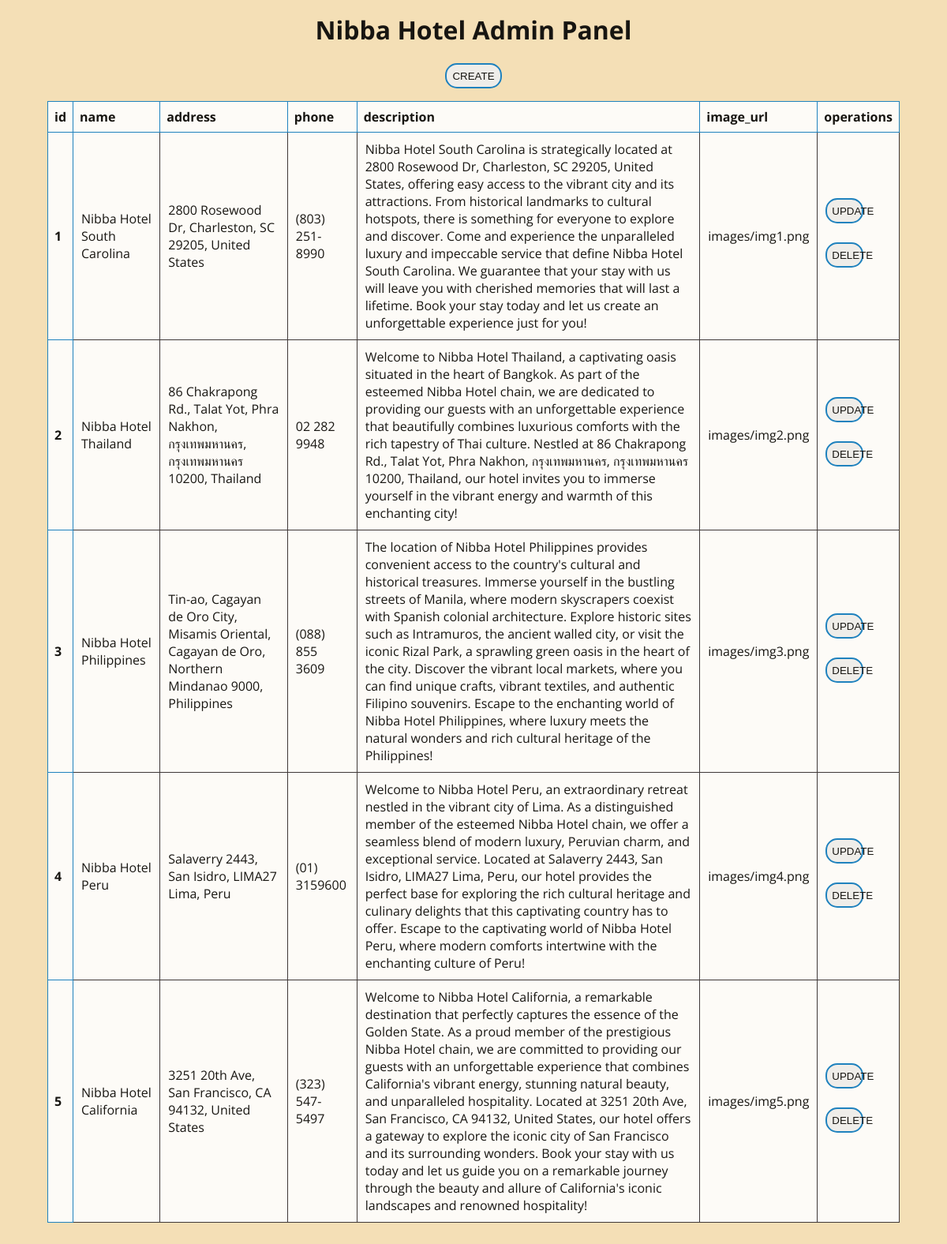
Page /admin-panel.php on the committed database.
### tables this page shows
CREATE TABLE `hotels` (
  `id` int(11) NOT NULL,
  `name` varchar(255) NOT NULL,
  `address` varchar(255) NOT NULL,
  `phone` varchar(20) NOT NULL,
  `description` text NOT NULL,
  `image_url` varchar(255) NOT NULL
);

### scripts/read.php (the view, shortened to what this page needs)
<?php
$host = 'localhost';
$dbusername = 'root';
$dbpassword = '';
$dbname = 'hotel_booking';
$conn = mysqli_connect($host, $dbusername, $dbpassword, $dbname);
$query = "SELECT * FROM hotels";
$result = $conn->query($query);
while ($row = $result->fetch_assoc()) {
    $id = $row['id'];
    $name = $row['name'];
    $address = $row['address'];
    $phone = $row['phone'];
    $description = $row['description'];
    $image_url = $row['image_url'];
    echo
    '<tr>
        <th scope="row">' . $id . '</th>
        <td>'. $name .'</td>
        <td>'. $address .' </td>
        <td>'. $phone .' </td>
        <td>'. $description .' </td>
        <td>'. $image_url .'</td>
        <td>
            <form id="uform-id-'. $id .'" action="update.php" method="post">
                <input type="hidden" name="hid" value="'. $id .'">
                <button type="submit" form="uform-id-'. $id .'">UPDATE</button>
            </form>
            <form id="dform-id-'. $id .'" action="scripts/delete.php" method="post">
                <input type="hidden" name="hid" value="'. $id .'">
                <button type="submit" form="dform-id-'. $id .'">DELETE</button>
            </form>
        </td>
    </tr>';
}
?>

### css/panel.css (style rules this page uses)
body { margin: 0; padding: 0; background-color: #f4dfb6; }
.admin-table th { padding: 8px; background-color: #FFFFFF; border: 1px solid #0978bf; text-align: left; }
.admin-table td { padding: 10px; background-color: #FFFFFF; border: 1px solid #2c272b; }
.admin-table td form button { height: 4vh; width: 4vw; margin-top: 1vh; margin-bottom: 2vh; border-color: #0978bf; border-radius: 15px; border-style: solid; outline: none; cursor: pointer; }

### rows in the picture
hotels: id "1", name "Nibba Hotel South Carolina", address "2800 Rosewood Dr, Charleston, SC 29205, United States", phone "(803) 251-8990", description "Nibba Hotel South Carolina is strategically located at 2800 Rosewood Dr, Charleston, SC 29205, United States, offering easy access to the vibrant city and its attractions. From historical landmarks to cultural hotspots, there is something for everyone to explore and discover. Come and experience the unparalleled luxury and impeccable service that define Nibba Hotel South Carolina. We guarantee that your stay with us will leave you with cherished memories that will last a lifetime. Book your stay today and let us create an unforgettable experience just for you!", image_url "images/img1.png"
hotels: id "2", name "Nibba Hotel Thailand", address "86 Chakrapong Rd., Talat Yot, Phra Nakhon, กรุงเทพมหานคร, กรุงเทพมหานคร 10200, Thailand", phone "02 282 9948", description "Welcome to Nibba Hotel Thailand, a captivating oasis situated in the heart of Bangkok. As part of the esteemed Nibba Hotel chain, we are dedicated to providing our guests with an unforgettable experience that beautifully combines luxurious comforts with the rich tapestry of Thai culture. Nestled at 86 Chakrapong Rd., Talat Yot, Phra Nakhon, กรุงเทพมหานคร, กรุงเทพมหานคร 10200, Thailand, our hotel invites you to immerse yourself in the vibrant energy and warmth of this enchanting city!", image_url "images/img2.png"
hotels: id "3", name "Nibba Hotel Philippines", address "Tin-ao, Cagayan de Oro City, Misamis Oriental, Cagayan de Oro, Northern Mindanao 9000, Philippines", phone "(088) 855 3609", description "The location of Nibba Hotel Philippines provides convenient access to the country's cultural and historical treasures. Immerse yourself in the bustling streets of Manila, where modern skyscrapers coexist with Spanish colonial architecture. Explore historic sites such as Intramuros, the ancient walled city, or visit the iconic Rizal Park, a sprawling green oasis in the heart of the city. Discover the vibrant local markets, where you can find unique crafts, vibrant textiles, and authentic Filipino souvenirs. Escape to the enchanting world of Nibba Hotel Philippines, where luxury meets the natural wonders and rich cultural heritage of the Philippines!", image_url "images/img3.png"
hotels: id "4", name "Nibba Hotel Peru", address "Salaverry 2443, San Isidro, LIMA27 Lima, Peru", phone "(01) 3159600", description "Welcome to Nibba Hotel Peru, an extraordinary retreat nestled in the vibrant city of Lima. As a distinguished member of the esteemed Nibba Hotel chain, we offer a seamless blend of modern luxury, Peruvian charm, and exceptional service. Located at Salaverry 2443, San Isidro, LIMA27 Lima, Peru, our hotel provides the perfect base for exploring the rich cultural heritage and culinary delights that this captivating country has to offer. Escape to the captivating world of Nibba Hotel Peru, where modern comforts intertwine with the enchanting culture of Peru!", image_url "images/img4.png"
hotels: id "5", name "Nibba Hotel California", address "3251 20th Ave, San Francisco, CA 94132, United States", phone "(323) 547-5497", description "Welcome to Nibba Hotel California, a remarkable destination that perfectly captures the essence of the Golden State. As a proud member of the prestigious Nibba Hotel chain, we are committed to providing our guests with an unforgettable experience that combines California's vibrant energy, stunning natural beauty, and unparalleled hospitality. Located at 3251 20th Ave, San Francisco, CA 94132, United States, our hotel offers a gateway to explore the iconic city of San Francisco and its surrounding wonders. Book your stay with us today and let us guide you on a remarkable journey through the beauty and allure of California's iconic landscapes and renowned hospitality!", image_url "images/img5.png"
